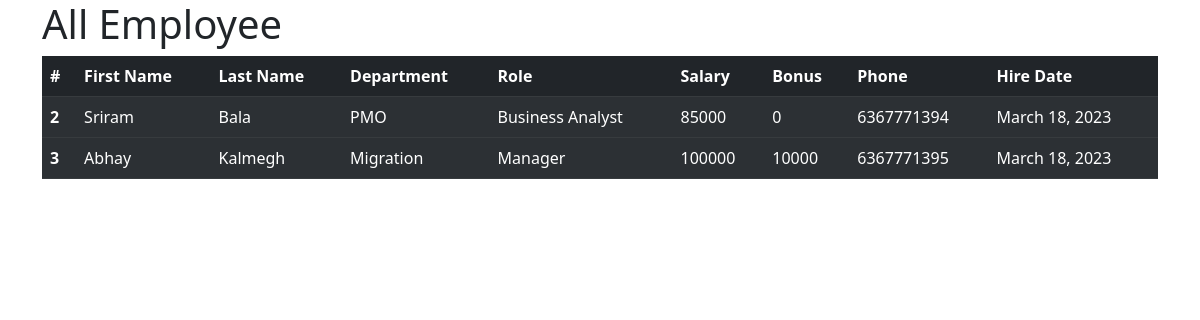
Page /all_emp/ on the committed database.
### app1/models.py (models this page shows, shortened)
class Employee(models.Model):
    first_name = models.CharField(max_length=100, null=False)
    last_name = models.CharField(max_length=100)
    dept = models.ForeignKey(Department, on_delete=models.CASCADE)
    salary = models.IntegerField(default=0)
    bonus = models.IntegerField(default=0)
    phone = models.IntegerField(default=0)
    role = models.ForeignKey(Role, on_delete=models.CASCADE)
    hire_date = models.DateField()
    def __str__(self):
        return "%s %s %s" % (self.first_name, self.last_name, self.phone)

class Department(models.Model):
    name = models.CharField(max_length=100, null=False)
    location = models.CharField(max_length=200)

class Role(models.Model):
    name = models.CharField(max_length=150, null=False)

### app1/views.py (the view)
# urls.py: path('all_emp/', views.all_emp, name="all_emp"),
def all_emp(request):
    emps = Employee.objects.all()
    context = {'emps': emps}
    print(context)
    return render(request, 'all_emp.html', context)

### templates/all_emp.html (shortened to what this page needs)
<!doctype html>
<html lang="en">
  <head>
    <link href="https://cdn.jsdelivr.net/npm/bootstrap@5.3.0-alpha1/dist/css/bootstrap.min.css" rel="stylesheet">
  </head>
  <body>
  <div class="container">
    <h1>All Employee</h1>
    <table class="table table-dark table-striped">
  <thead>
    <tr>
      <th scope="col">#</th>
      <th scope="col">First Name</th>
      <th scope="col">Last Name</th>
      <th scope="col">Department</th>
      <th scope="col">Role</th>
      <th scope="col">Salary</th>
      <th scope="col">Bonus</th>
       <th scope="col">Phone</th>
      <th scope="col">Hire Date</th>
    </tr>
  </thead>
      {%for emp in emps%}
  <tbody>
    <tr>
      <th scope="row">{{emp.id}}</th>
      <td>{{emp.first_name}}</td>
      <td>{{emp.last_name}}</td>
      <td>{{emp.dept.name}}</td>
      <td>{{emp.role.name}}</td>
      <td>{{emp.salary}}</td>
      <td>{{emp.bonus}}</td>
      <td>{{emp.phone}}</td>
      <td>{{emp.hire_date}}</td>
    </tr>
  </tbody>
      {%endfor%}
</table>
</div>
  </body>
</html>

### rows in the picture
Employee: id "2", first_name "Sriram", last_name "Bala", dept.name "PMO", role.name "Business Analyst", salary "85000", bonus "0", phone "6367771394", hire_date "March 18, 2023"
Employee: id "3", first_name "Abhay", last_name "Kalmegh", dept.name "Migration", role.name "Manager", salary "100000", bonus "10000", phone "6367771395", hire_date "March 18, 2023"
